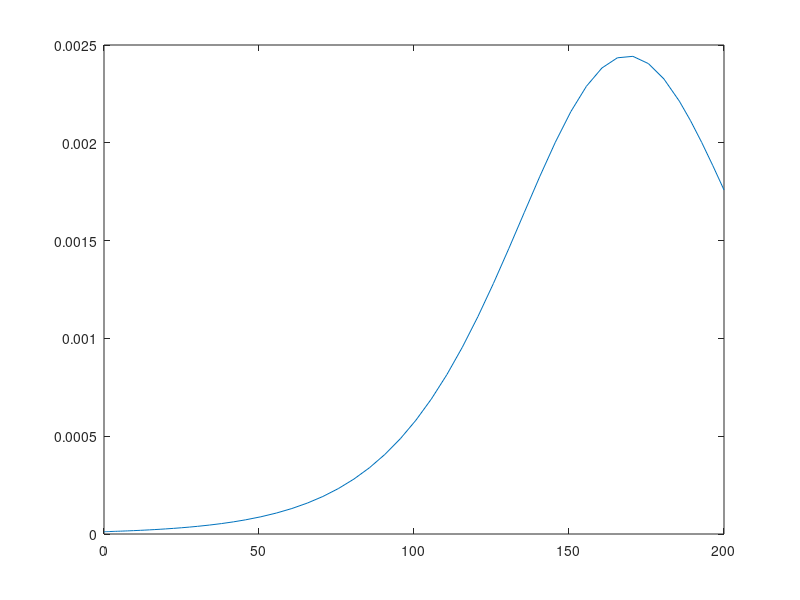

MATLAB code to generate this figure:
%x(1) = theta, x(2) = phi
%for analysis, population size n = 327.2 mill. Assume 12839 people start
%infected. So phi(0) = I_0 = 3.9239e-05
%theta(0) = 1
%1/beta = 17 days/new infection ==> beta = 0.06 new infections/day
%1/gamma = 5 days for recovery ==> gamma = 0.2 recoveries/day
%lambda = 5

%sources of error: recovered don't go back into susceptibles,
%no birth/death rate, maybe need to assume a negative binomial
%instead of poisson,

beta = 0.06;
gamma = 0.2;
lambda = 5;

f = @(t,x)[-beta*x(2);-(beta + gamma)*x(2)+beta*lambda*x(2)*exp(5*(x(1)-1))];
[t, xa] = ode45(f, [0 200], [1 3.9239e-05]);

theta = xa(:,1);
phi = xa(:,2);

[incidences] = beta.*lambda.*phi.*exp(lambda.*(theta-1));

plot(t, incidences)